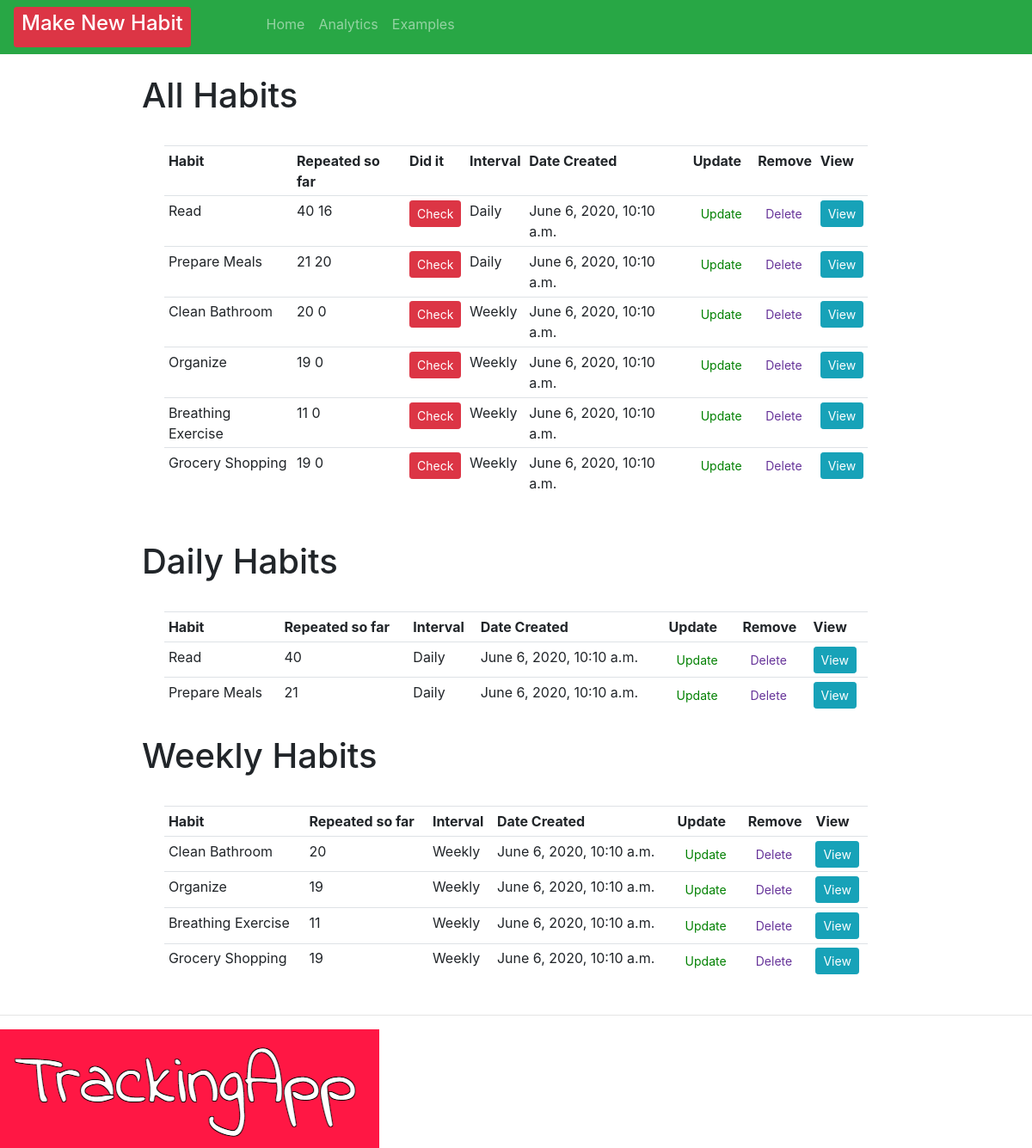
Before: / with the older database file.
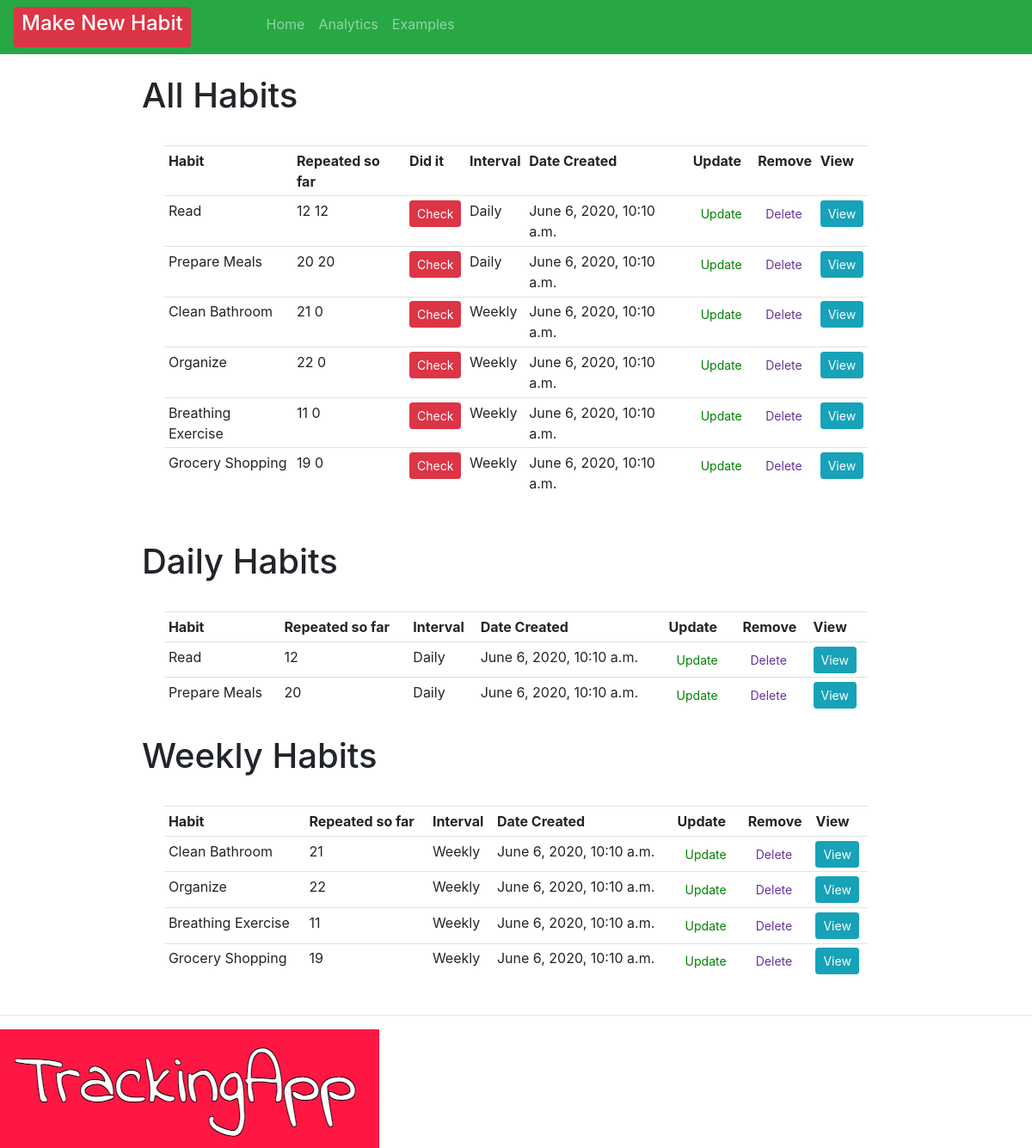
After: the same page with the newer database file.
### crm/models.py (models this page shows, shortened)
class Order(models.Model):
    INTERVAL = (
            ('Daily', 'Daily'),
            ('Weekly', 'Weekly' ),
                      )
    habit = models.CharField(max_length=200, null=True, blank=True)
    interval = models.CharField(max_length=400, null=True, choices=INTERVAL)
    checked = models.IntegerField(blank=True, default=0, null=True)
    streak = models.IntegerField(blank=True, default=0, null=True)
    created = models.DateTimeField(auto_now=True, auto_now_add=False, editable=False, null=True, blank=True)
    checkedList = models.ManyToManyField(Repeats)
    timeStamp = models.DateTimeField(auto_now=True, blank=True)
    date_created = models.DateTimeField(auto_now_add=True, null=True, editable=False, blank=True)
    test = models.CharField(max_length=200, null=True, blank=True)

### crm/views.py (the view)
# urls.py: path('', views.home, name="home" ),
def home(request):
    orders = Order.objects.all()
    total_orders = orders.count()
    dailyFilter = Order.objects.filter(interval="Daily")
    weeklyFilter = Order.objects.filter(interval="Weekly")
    context = {'orders': orders, 'total_orders': total_orders, 'dailyFilter': dailyFilter, 'weeklyFilter':weeklyFilter}
    return render(request, 'habit/dashboard.html', context)

### crm/templates/habit/dashboard.html (shortened to what this page needs)
{% extends 'habit/main.html' %}
{% block content %}
<br>
<div class="row" style="padding-left: 15%; padding-right: 15%;">
    <table style="margin: 3%" class="table table-sm">
        <h1> All Habits {{checked}} </h1>
        <tr>
            <th>Habit</th>
            <th>Repeated so far</th>
            <th>Did it</th>
            <th>Interval</th>
            <th>Date Created</th>
            <th>Update</th>
            <th>Remove</th>
            <th>View</th>
        </tr>
        {% for order in orders %}
        <tr>
            <td>
                       {{ order.habit }}
            </td>
            <td>
                {{order.checkedList.count}}
                {{order.streak}}
            </td>
            <td>
                <form action="{% url 'check_habit' order.id %}" method="POST">
                    <button type="submit" , name="post_id" , value="{{order.id}}" ,
                        class="btn btn-sm btn-danger">Check</button>
                </form>
            </td>
            <td>{{order.interval}}</td>
            <td>{{order.date_created}}</td>
            <td><a class="btn btn-sm" style="color: green;" href="{% url 'update_habit' order.id %}">Update</a></td>
            <td><a class="btn btn-sm" style="color: rebeccapurple;" href="{% url 'delete' order.id %}">Delete</a></td>
            <td><a class="btn btn-sm btn-info" href="{% url 'habit' order.id %}">View</a></td>
        </tr>
        {% endfor %}
    </table>
</div>
<br>
<div class="row" style="padding-left: 15%; padding-right: 15%;">
    <table style="margin: 3%" class="table table-sm">
        <h1> Daily Habits </h1>
        <tr>
            <th>Habit</th>
            <th>Repeated so far</th>
            <th>Interval</th>
            <th>Date Created</th>
            <th>Update</th>
            <th>Remove</th>
            <th>View</th>
        </tr>
        {% for day in dailyFilter %}
       <td>
            {{ day.habit }}
        </td>
        <td>
            {{day.checkedList.count}}
        </td>
        <td>{{day.interval}}</td>
        <td>{{day.date_created}}</td>
        <td><a class="btn btn-sm" style="color: green;" href="{% url 'update_habit' day.id %}">Update</a></td>
        <td><a class="btn btn-sm" style="color: rebeccapurple;" href="{% url 'delete' day.id %}">Delete</a></td>
        <td><a class="btn btn-sm btn-info" href="{% url 'habit' day.id %}">View</a></td>
        {% endfor %}
    </table>
</div>
<div class="row" style="padding-left: 15%; padding-right: 15%;">
    <table style="margin: 3%" class="table table-sm">
        <tr>
            <th>Habit</th>
            <th>Repeated so far</th>
            <th>Interval</th>
            <th>Date Created</th>
            <th>Update</th>
            <th>Remove</th>
            <th>View</th>
        </tr>
        <h1> Weekly Habits </h1>
        {% for week in weeklyFilter %}
        <tr>
             <td>
                {{ week.habit }}
            </td>
            <td>
                {{week.checkedList.count}}
            </td>
                      <td>{{week.interval}}</td>
            <td>{{week.date_created}}</td>
            <td><a class="btn btn-sm" style="color: green;" href="{% url 'update_habit' week.id %}">Update</a>
            </td>
            <td><a class="btn btn-sm" style="color: rebeccapurple;" href="{% url 'delete' week.id %}">Delete</a>
            </td>
            <td><a class="btn btn-sm btn-info" href="{% url 'habit' week.id %}">View</a></td>
        </tr>
        {% endfor %}
    </table>
</div>
{% endblock %}

Changed rows visible on the page:
changed Order "Read": checkedList.count "40" → "12"; streak "16" → "12"
changed Order "Prepare Meals": checkedList.count "21" → "20"
changed Order "Clean Bathroom": checkedList.count "20" → "21"
changed Order "Organize": checkedList.count "19" → "22"
